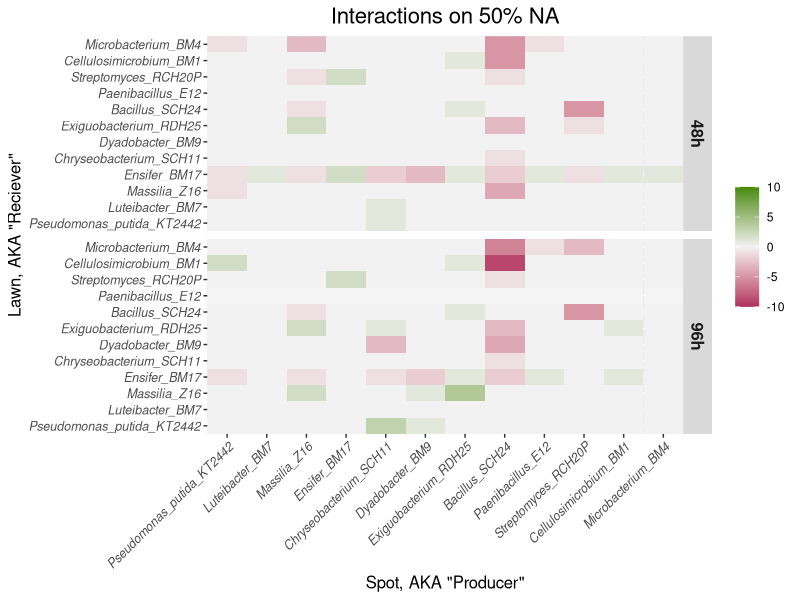
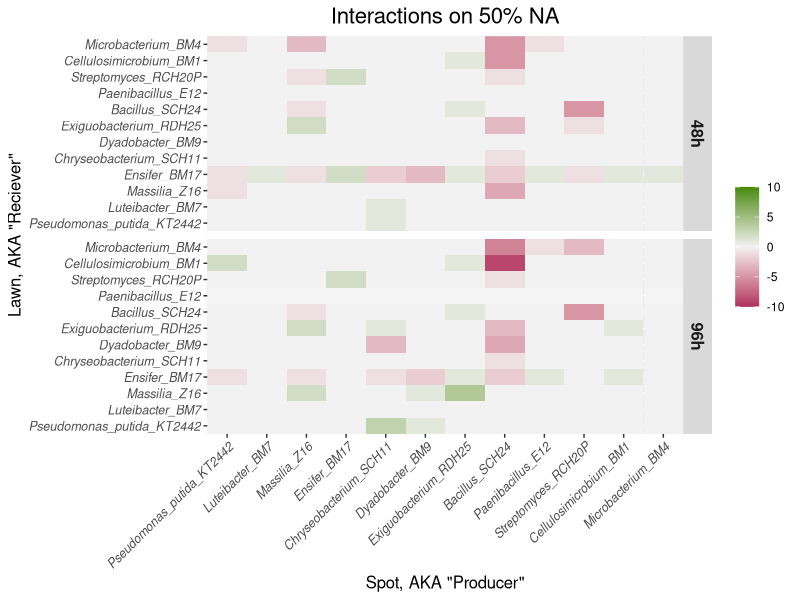
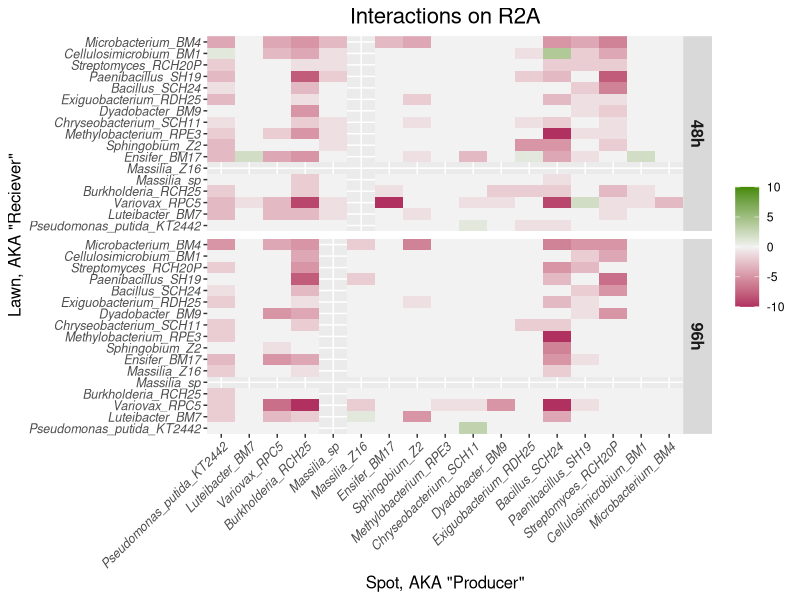
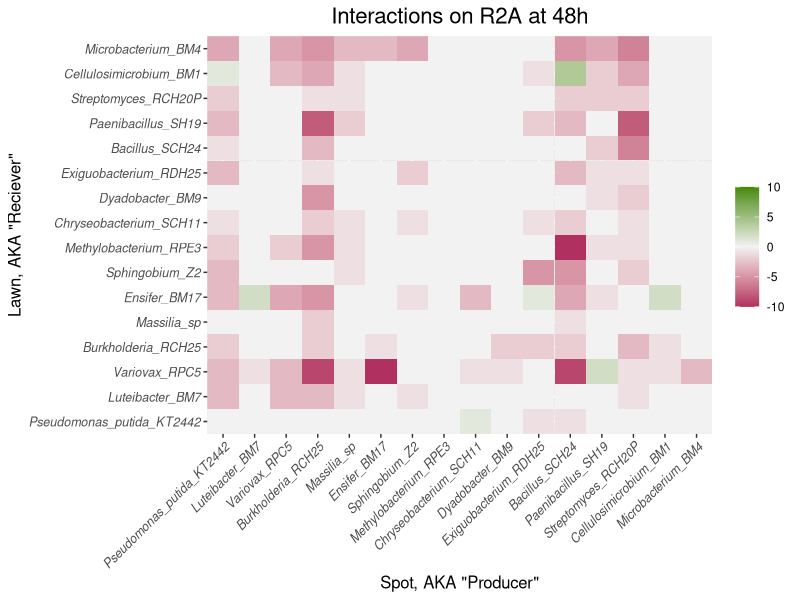
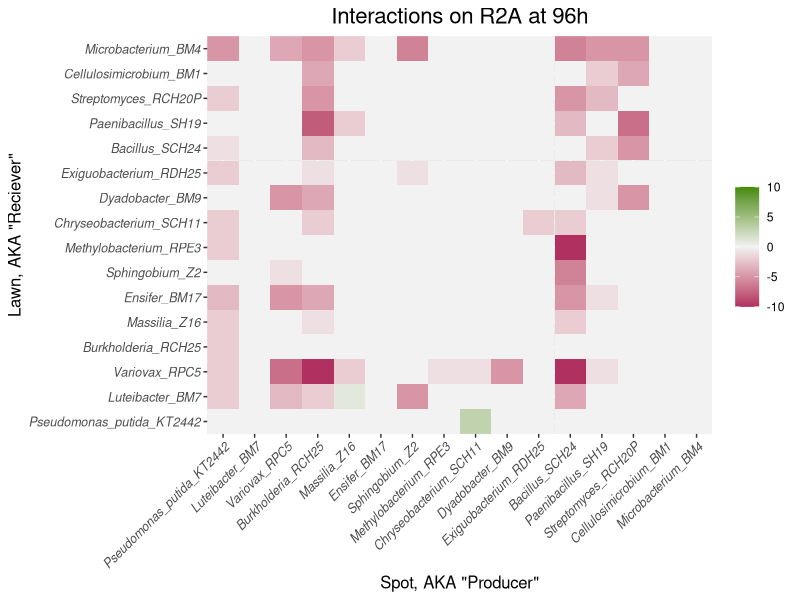

The R source for these figures, in order:
# NA and R2A analysis over time

setwd("~/Desktop/InhibitoryAssays")
library(tidyverse)

#Make a list to order the strains by Phyla
#G-Proteobacteria, B-Proteobacteria, A-Proteobacteria, Firmicutes, Actinos, Bacteroidetes
strain_order <- c('Pseudomonas_putida_KT2442', 'Pseudomonas_E5', 'Pseudomonas_RPE1',	
                  'Pseudomonas_RDP22', 'Pseudomonas_RDP27',	
                  'Luteibacter_BM7',	'Lysobacter_BM12',	'Stenotrophomonas_BM25',
                  'Variovax_RPC5', 'Burkholderia_RCH25', 'Massilia_sp', 'Massilia_Z16', 'Massilia_MnBlack',
                  'Ensifer_BM17', 'Sphingobium_Z2', 'Methylobacterium_RPE3',
                  'Chryseobacterium_SCH11', 'Dyadobacter_BM9',
                  'Exiguobacterium_RDH20',	'Exiguobacterium_RDH25',	'Bacillus_SCH24', 
                  'Paenibacillus_E12', 'Paenibacillus_SH19',
                  'Streptomyces_RDH1',	'Streptomyces_RCH20P',	'Cellulosimicrobium_BM1',		
                  'Microbacterium_BM4')

# NA data 48h 
NA50_48h <- read.csv("Data_csvs/50NA_forAnalysis_2.csv", header = TRUE)
NA50_48h_pivot <- pivot_longer(NA50_48h, c(2:13), values_drop_na = FALSE)
NA50_48h_pivot$Lawn <- as.factor(NA50_48h_pivot$Strain_ID)
NA50_48h_pivot$Spot <- as.factor(NA50_48h_pivot$name)
NA50_48h_pivot$value <- as.numeric(NA50_48h_pivot$value)
HalfNA_48h <- rep("HalfNA-48h", 144)
NA50_48h_pivot$MediaTime <- HalfNA_48h
HalfNA <- rep("HalfNA", 144)
NA50_48h_pivot$Media <- HalfNA
Time48h <- rep("48h", 144)
NA50_48h_pivot$Time <- Time48h

# NA data 96h
NA50_96h <- read.csv("Data_csvs/50NA_forAnalysis_2_96h.csv", header = TRUE)
NA50_96h_pivot <- pivot_longer(NA50_96h, c(2:13), values_drop_na = FALSE)
NA50_96h_pivot$Lawn <- as.factor(NA50_96h_pivot$Strain_ID)
NA50_96h_pivot$Spot <- as.factor(NA50_96h_pivot$name)
NA50_96h_pivot$value <- as.numeric(NA50_96h_pivot$value)
HalfNA_96h <- rep("HalfNA-96h", 144)
NA50_96h_pivot$MediaTime <- HalfNA_96h
HalfNA <- rep("HalfNA", 144)
NA50_96h_pivot$Media <- HalfNA
Time96h_2 <- rep("96h", 144)
NA50_96h_pivot$Time <- Time96h_2

Merged_NA <- rbind(NA50_48h_pivot, NA50_96h_pivot)


ggplot(data = Merged_NA, aes(x=factor(name, level = strain_order),
                             y=factor(Strain_ID, level = strain_order), fill=value) ) + 
  facet_grid(Time ~ .) +
  geom_tile()  + xlab('Spot, AKA "Producer"') + ylab('Lawn, AKA "Reciever"') +
  ggtitle("Interactions on 50% NA") + 
  scale_fill_gradient2(low = "maroon", high = "chartreuse4", mid = "grey95", 
                       midpoint = 0, space = "Lab",
                       na.value = "whitesmoke", limit = c(-10,10)) +
  labs(fill = "") +
  theme(axis.text.x = element_text(size=9, angle = 45, vjust = 1, hjust = 1, face="italic"),
        axis.text.y=element_text(face="italic", size=9),
        plot.title = element_text(hjust = 0.5, size=16),
        axis.title=element_text(size=12),
        strip.text = element_text(face="bold", size=12)) +
  scale_x_discrete(expand = c(0, 0)) + scale_y_discrete(expand = c(0, 0))




ggplot(data = Merged_NA, aes(x=factor(name, level = strain_order),
                             y=factor(Strain_ID, level = strain_order), fill=value) ) + 
  facet_grid(Time ~ .) +
  geom_tile()  + xlab('Spot, AKA "Producer"') + ylab('Lawn, AKA "Reciever"') +
  ggtitle("Interactions on 50% NA") + 
  scale_fill_gradient2(low = "maroon", high = "chartreuse4", mid = "grey95", 
                       midpoint = 0, space = "Lab",
                       na.value = "whitesmoke", limit = c(-10,10)) +
  labs(fill = "") +
  theme(axis.text.x = element_text(size=9, angle = 45, vjust = 1, hjust = 1, face="italic"),
        axis.text.y=element_text(face="italic", size=9),
        plot.title = element_text(hjust = 0.5, size=16),
        axis.title=element_text(size=12),
        strip.text = element_text(face="bold", size=12)) +
  scale_x_discrete(expand = c(0, 0)) + scale_y_discrete(expand = c(0, 0))

















# R2A data 48h 
R2A_48h <- read.csv("Data_csvs/R2A_forAnalysis.csv", header = TRUE)
R2A_48h_pivot <- pivot_longer(R2A_48h, c(2:17), values_drop_na = FALSE)
R2A_48h_pivot$Lawn <- as.factor(R2A_48h_pivot$Strain_ID)
R2A_48h_pivot$Spot <- as.factor(R2A_48h_pivot$name)
R2A_48h_pivot$value <- as.numeric(R2A_48h_pivot$value)
R2A48h <- rep("R2A-48h", 256)
R2A_48h_pivot$MediaTime <- R2A48h
R2A <- rep("R2A", 256)
R2A_48h_pivot$Media <- R2A
Time48h <- rep("48h", 256)
R2A_48h_pivot$Time <- Time48h

# R2A data 96h
R2A_96h <- read.csv("Data_csvs/R2A_96h.csv", header = TRUE)
R2A_96h_pivot <- pivot_longer(R2A_96h, c(2:17), values_drop_na = FALSE)
R2A_96h_pivot$Lawn <- as.factor(R2A_96h_pivot$Strain_ID)
R2A_96h_pivot$Spot <- as.factor(R2A_96h_pivot$name)
R2A_96h_pivot$value <- as.numeric(R2A_96h_pivot$value)
R2A96h <- rep("R2A-96h", 256)
R2A_96h_pivot$MediaTime <- R2A96h
R2A <- rep("R2A", 256)
R2A_96h_pivot$Media <- R2A
Time96h_2 <- rep("96h", 256)
R2A_96h_pivot$Time <- Time96h_2



Merged_R2A <- rbind(R2A_48h_pivot, R2A_96h_pivot)


ggplot(data = Merged_R2A, aes(x=factor(name, level = strain_order),
                             y=factor(Strain_ID, level = strain_order), fill=value) ) + 
  facet_grid(Time ~ .) +
  geom_tile()  + xlab('Spot, AKA "Producer"') + ylab('Lawn, AKA "Reciever"') +
  ggtitle("Interactions on R2A") + 
  scale_fill_gradient2(low = "maroon", high = "chartreuse4", mid = "grey95", 
                       midpoint = 0, space = "Lab",
                       na.value = "whitesmoke", limit = c(-10,10)) +
  labs(fill = "") +
  theme(axis.text.x = element_text(size=9, angle = 45, vjust = 1, hjust = 1, face="italic"),
        axis.text.y=element_text(face="italic", size=9),
        plot.title = element_text(hjust = 0.5, size=16),
        axis.title=element_text(size=12),
        strip.text = element_text(face="bold", size=12)) +
  scale_x_discrete(expand = c(0, 0)) + scale_y_discrete(expand = c(0, 0))



ggplot(data = R2A_48h_pivot, aes(x=factor(name, level = strain_order),
                              y=factor(Strain_ID, level = strain_order), fill=value) ) + 
  geom_tile()  + xlab('Spot, AKA "Producer"') + ylab('Lawn, AKA "Reciever"') +
  ggtitle("Interactions on R2A at 48h") + 
  scale_fill_gradient2(low = "maroon", high = "chartreuse4", mid = "grey95", 
                       midpoint = 0, space = "Lab",
                       na.value = "whitesmoke", limit = c(-10,10)) +
  labs(fill = "") +
  theme(axis.text.x = element_text(size=9, angle = 45, vjust = 1, hjust = 1, face="italic"),
        axis.text.y=element_text(face="italic", size=9),
        plot.title = element_text(hjust = 0.5, size=16),
        axis.title=element_text(size=12),
        strip.text = element_text(face="bold", size=12)) +
  scale_x_discrete(expand = c(0, 0)) + scale_y_discrete(expand = c(0, 0))



ggplot(data = R2A_96h_pivot, aes(x=factor(name, level = strain_order),
                              y=factor(Strain_ID, level = strain_order), fill=value) ) + 
  geom_tile()  + xlab('Spot, AKA "Producer"') + ylab('Lawn, AKA "Reciever"') +
  ggtitle("Interactions on R2A at 96h") + 
  scale_fill_gradient2(low = "maroon", high = "chartreuse4", mid = "grey95", 
                       midpoint = 0, space = "Lab",
                       na.value = "whitesmoke", limit = c(-10,10)) +
  labs(fill = "") +
  theme(axis.text.x = element_text(size=9, angle = 45, vjust = 1, hjust = 1, face="italic"),
        axis.text.y=element_text(face="italic", size=9),
        plot.title = element_text(hjust = 0.5, size=16),
        axis.title=element_text(size=12),
        strip.text = element_text(face="bold", size=12)) +
  scale_x_discrete(expand = c(0, 0)) + scale_y_discrete(expand = c(0, 0))

